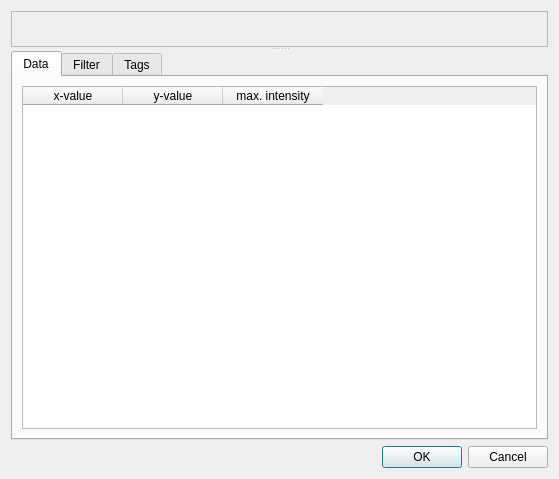
<?xml version="1.0" encoding="UTF-8"?>
<ui version="4.0">
 <class>dataItemProperties</class>
 <widget class="QDialog" name="dataItemProperties">
  <property name="geometry">
   <rect>
    <x>0</x>
    <y>0</y>
    <width>559</width>
    <height>479</height>
   </rect>
  </property>
  <property name="windowTitle">
   <string>Data Set Properties</string>
  </property>
  <layout class="QVBoxLayout" name="verticalLayout">
   <item>
    <widget class="specSplitter" name="splitter">
     <property name="orientation">
      <enum>Qt::Vertical</enum>
     </property>
     <widget class="specPlot" name="dataPreview">
      <property name="frameShape">
       <enum>QFrame::StyledPanel</enum>
      </property>
      <property name="frameShadow">
       <enum>QFrame::Raised</enum>
      </property>
     </widget>
     <widget class="QWidget" name="layoutWidget">
      <layout class="QHBoxLayout" name="horizontalLayout">
       <item>
        <widget class="QTabWidget" name="tabWidget">
         <property name="currentIndex">
          <number>0</number>
         </property>
         <widget class="QWidget" name="tabWidgetPage1" native="true">
          <attribute name="title">
           <string>Data</string>
          </attribute>
          <layout class="QHBoxLayout" name="horizontalLayout_2">
           <item>
            <widget class="QTableWidget" name="dataWidget">
             <property name="columnCount">
              <number>3</number>
             </property>
             <column>
              <property name="text">
               <string>x-value</string>
              </property>
             </column>
             <column>
              <property name="text">
               <string>y-value</string>
              </property>
             </column>
             <column>
              <property name="text">
               <string>max. intensity</string>
              </property>
             </column>
            </widget>
           </item>
          </layout>
         </widget>
         <widget class="QWidget" name="tabWidgetPage2" native="true">
          <attribute name="title">
           <string>Filter</string>
          </attribute>
          <layout class="QGridLayout" name="gridLayout">
           <item row="0" column="0" colspan="2">
            <widget class="QLabel" name="formulaLabel">
             <property name="font">
              <font>
               <pointsize>12</pointsize>
              </font>
             </property>
             <property name="text">
              <string>&lt;html&gt;&lt;head/&gt;&lt;body&gt;&lt;p&gt;&lt;span style=&quot; font-weight:600;&quot;&gt;Data filter:  &lt;/span&gt;&lt;span style=&quot; font-style:italic;&quot;&gt;y&lt;/span&gt; ' = &lt;span style=&quot; font-style:italic;&quot;&gt;a y&lt;/span&gt; + &lt;span style=&quot; font-style:italic;&quot;&gt;b&lt;/span&gt; + &lt;span style=&quot; font-style:italic;&quot;&gt;c&lt;/span&gt; (&lt;span style=&quot; font-style:italic;&quot;&gt;x&lt;/span&gt; + &lt;span style=&quot; font-style:italic;&quot;&gt;x&lt;/span&gt;&lt;span style=&quot; font-style:italic; vertical-align:sub;&quot;&gt;0&lt;/span&gt;)&lt;/p&gt;&lt;/body&gt;&lt;/html&gt;</string>
             </property>
            </widget>
           </item>
           <item row="1" column="0">
            <widget class="QLabel" name="scalingLabel">
             <property name="text">
              <string>Scaling &lt;i&gt; a&lt;/i&gt;</string>
             </property>
            </widget>
           </item>
           <item row="1" column="1">
            <widget class="QDoubleSpinBox" name="scalingValue">
             <property name="decimals">
              <number>10</number>
             </property>
            </widget>
           </item>
           <item row="2" column="0">
            <widget class="QLabel" name="offsetLabel">
             <property name="text">
              <string>Offset &lt;i&gt;b&lt;/i&gt;</string>
             </property>
            </widget>
           </item>
           <item row="2" column="1">
            <widget class="QDoubleSpinBox" name="offsetValue">
             <property name="decimals">
              <number>10</number>
             </property>
            </widget>
           </item>
           <item row="3" column="0">
            <widget class="QLabel" name="slopeLabel">
             <property name="text">
              <string>Slope &lt;i&gt;c&lt;/i&gt;</string>
             </property>
            </widget>
           </item>
           <item row="3" column="1">
            <widget class="QDoubleSpinBox" name="slopeValue">
             <property name="decimals">
              <number>10</number>
             </property>
            </widget>
           </item>
           <item row="4" column="0">
            <widget class="QLabel" name="xShiftLabel">
             <property name="text">
              <string>&lt;i&gt;x&lt;/i&gt;-Shift &lt;i&gt;x&lt;sub&gt;0&lt;/sub&gt;&lt;/i&gt;</string>
             </property>
            </widget>
           </item>
           <item row="4" column="1">
            <widget class="QDoubleSpinBox" name="xShiftValue">
             <property name="decimals">
              <number>10</number>
             </property>
            </widget>
           </item>
           <item row="5" column="0">
            <spacer name="verticalSpacer">
             <property name="orientation">
              <enum>Qt::Vertical</enum>
             </property>
             <property name="sizeHint" stdset="0">
              <size>
               <width>20</width>
               <height>139</height>
              </size>
             </property>
            </spacer>
           </item>
          </layout>
         </widget>
         <widget class="QWidget" name="tabWidgetPage3" native="true">
          <attribute name="title">
           <string>Tags</string>
          </attribute>
          <layout class="QVBoxLayout" name="verticalLayout_2">
           <item>
            <widget class="QTableWidget" name="descriptorTable">
             <column>
              <property name="text">
               <string>Tag</string>
              </property>
             </column>
             <column>
              <property name="text">
               <string>Content</string>
              </property>
             </column>
             <column>
              <property name="text">
               <string>Show all lines</string>
              </property>
             </column>
             <column>
              <property name="text">
               <string>Number?</string>
              </property>
             </column>
            </widget>
           </item>
           <item>
            <layout class="QHBoxLayout" name="horizontalLayout_3">
             <item>
              <widget class="QPushButton" name="addDescriptorButton">
               <property name="text">
                <string>Add</string>
               </property>
              </widget>
             </item>
             <item>
              <widget class="QPushButton" name="removeDescriptorButton">
               <property name="text">
                <string>Remove</string>
               </property>
              </widget>
             </item>
            </layout>
           </item>
          </layout>
         </widget>
        </widget>
       </item>
      </layout>
     </widget>
    </widget>
   </item>
   <item>
    <widget class="QDialogButtonBox" name="buttonBox">
     <property name="orientation">
      <enum>Qt::Horizontal</enum>
     </property>
     <property name="standardButtons">
      <set>QDialogButtonBox::Cancel|QDialogButtonBox::Ok</set>
     </property>
    </widget>
   </item>
  </layout>
 </widget>
 <customwidgets>
  <customwidget>
   <class>specPlot</class>
   <extends>QFrame</extends>
   <header>specplot.h</header>
   <container>1</container>
  </customwidget>
  <customwidget>
   <class>specSplitter</class>
   <extends>QSplitter</extends>
   <header>specsplitter.h</header>
   <container>1</container>
  </customwidget>
 </customwidgets>
 <tabstops>
  <tabstop>buttonBox</tabstop>
 </tabstops>
 <resources/>
 <connections>
  <connection>
   <sender>buttonBox</sender>
   <signal>accepted()</signal>
   <receiver>dataItemProperties</receiver>
   <slot>accept()</slot>
   <hints>
    <hint type="sourcelabel">
     <x>222</x>
     <y>464</y>
    </hint>
    <hint type="destinationlabel">
     <x>157</x>
     <y>274</y>
    </hint>
   </hints>
  </connection>
  <connection>
   <sender>buttonBox</sender>
   <signal>rejected()</signal>
   <receiver>dataItemProperties</receiver>
   <slot>reject()</slot>
   <hints>
    <hint type="sourcelabel">
     <x>290</x>
     <y>470</y>
    </hint>
    <hint type="destinationlabel">
     <x>286</x>
     <y>274</y>
    </hint>
   </hints>
  </connection>
  <connection>
   <sender>dataWidget</sender>
   <signal>cellChanged(int,int)</signal>
   <receiver>dataItemProperties</receiver>
   <slot>refreshPlot()</slot>
   <hints>
    <hint type="sourcelabel">
     <x>279</x>
     <y>259</y>
    </hint>
    <hint type="destinationlabel">
     <x>279</x>
     <y>239</y>
    </hint>
   </hints>
  </connection>
  <connection>
   <sender>dataWidget</sender>
   <signal>currentCellChanged(int,int,int,int)</signal>
   <receiver>dataItemProperties</receiver>
   <slot>refreshPlot()</slot>
   <hints>
    <hint type="sourcelabel">
     <x>279</x>
     <y>259</y>
    </hint>
    <hint type="destinationlabel">
     <x>279</x>
     <y>239</y>
    </hint>
   </hints>
  </connection>
  <connection>
   <sender>dataWidget</sender>
   <signal>itemSelectionChanged()</signal>
   <receiver>dataItemProperties</receiver>
   <slot>refreshPlot()</slot>
   <hints>
    <hint type="sourcelabel">
     <x>279</x>
     <y>259</y>
    </hint>
    <hint type="destinationlabel">
     <x>279</x>
     <y>239</y>
    </hint>
   </hints>
  </connection>
  <connection>
   <sender>scalingValue</sender>
   <signal>valueChanged(double)</signal>
   <receiver>dataItemProperties</receiver>
   <slot>refreshPlot()</slot>
   <hints>
    <hint type="sourcelabel">
     <x>410</x>
     <y>122</y>
    </hint>
    <hint type="destinationlabel">
     <x>279</x>
     <y>239</y>
    </hint>
   </hints>
  </connection>
  <connection>
   <sender>offsetValue</sender>
   <signal>valueChanged(double)</signal>
   <receiver>dataItemProperties</receiver>
   <slot>refreshPlot()</slot>
   <hints>
    <hint type="sourcelabel">
     <x>410</x>
     <y>151</y>
    </hint>
    <hint type="destinationlabel">
     <x>279</x>
     <y>239</y>
    </hint>
   </hints>
  </connection>
  <connection>
   <sender>slopeValue</sender>
   <signal>valueChanged(double)</signal>
   <receiver>dataItemProperties</receiver>
   <slot>refreshPlot()</slot>
   <hints>
    <hint type="sourcelabel">
     <x>410</x>
     <y>180</y>
    </hint>
    <hint type="destinationlabel">
     <x>279</x>
     <y>239</y>
    </hint>
   </hints>
  </connection>
  <connection>
   <sender>xShiftValue</sender>
   <signal>valueChanged(double)</signal>
   <receiver>dataItemProperties</receiver>
   <slot>refreshPlot()</slot>
   <hints>
    <hint type="sourcelabel">
     <x>410</x>
     <y>209</y>
    </hint>
    <hint type="destinationlabel">
     <x>279</x>
     <y>239</y>
    </hint>
   </hints>
  </connection>
 </connections>
 <slots>
  <slot>refreshPlot()</slot>
 </slots>
</ui>
